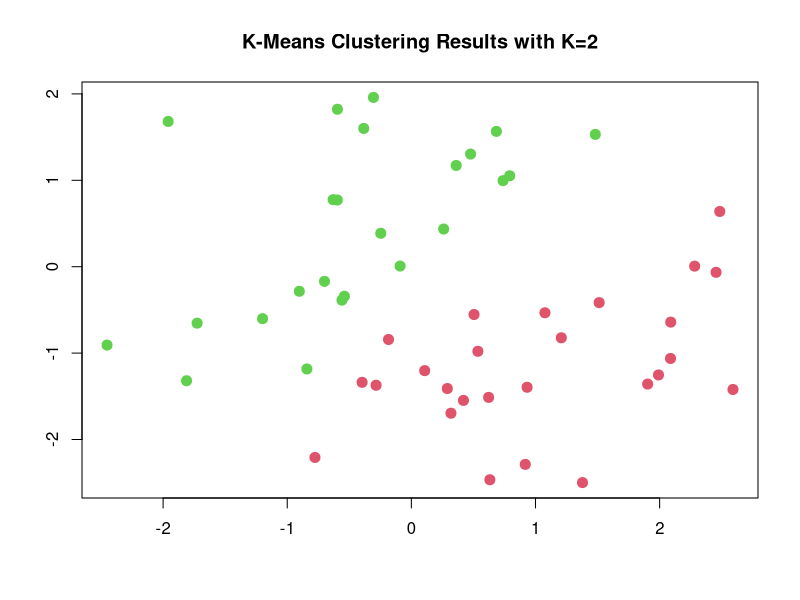

The R source for this figure:
set.seed(2)
x2 <- matrix(rnorm(50 * 2), ncol = 2)
x2[1:25, 1] <- x2[1:25, 1] + 0.5
x2[1:25, 2] <- x2[1:25, 2] - 0.5

km.out <- kmeans(x2, 2, nstart = 20)

plot(x2, col = (km.out$cluster + 1), main = "K-Means Clustering Results with K=2",
     xlab = "", ylab = "", pch = 20, cex = 2)
